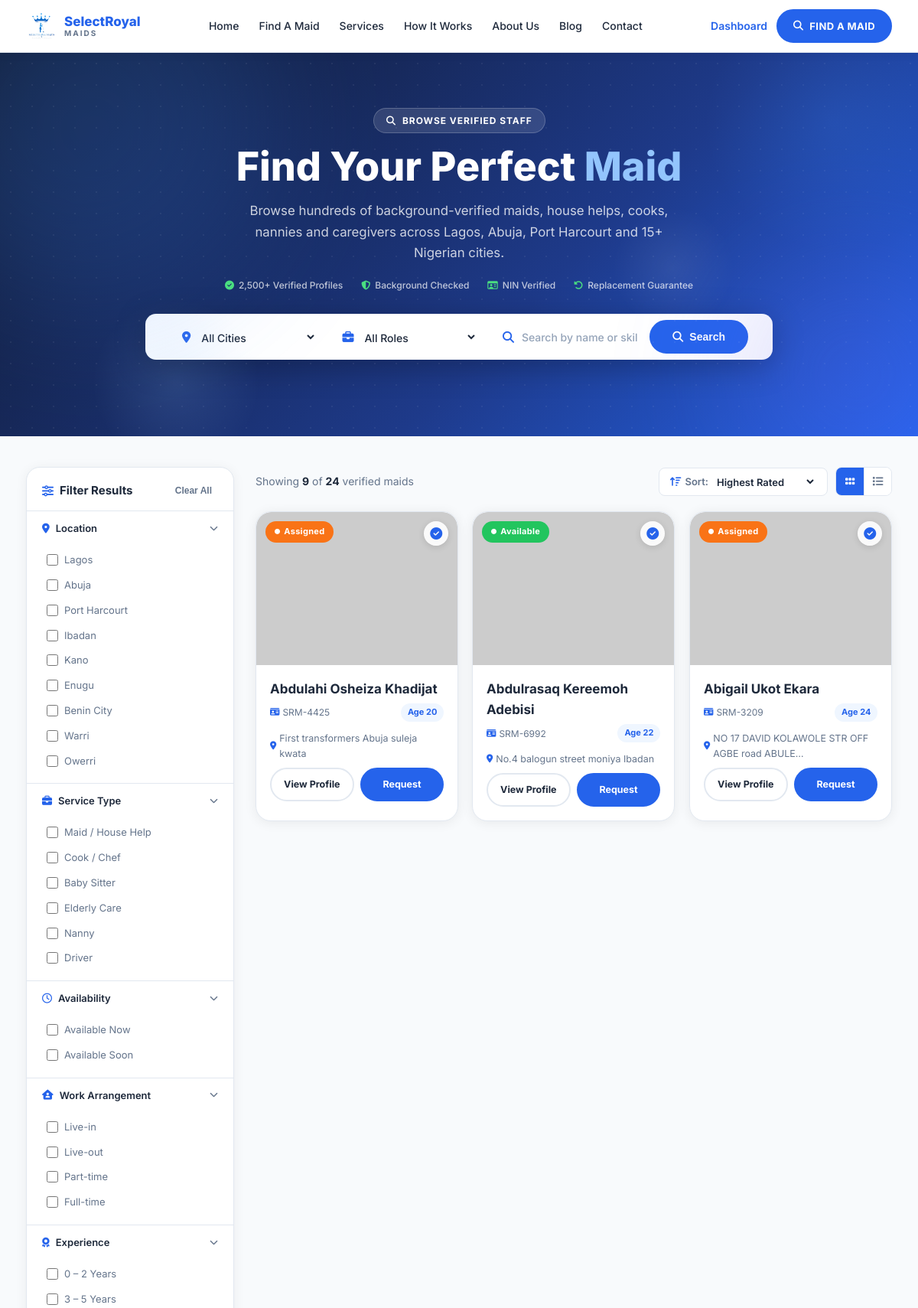
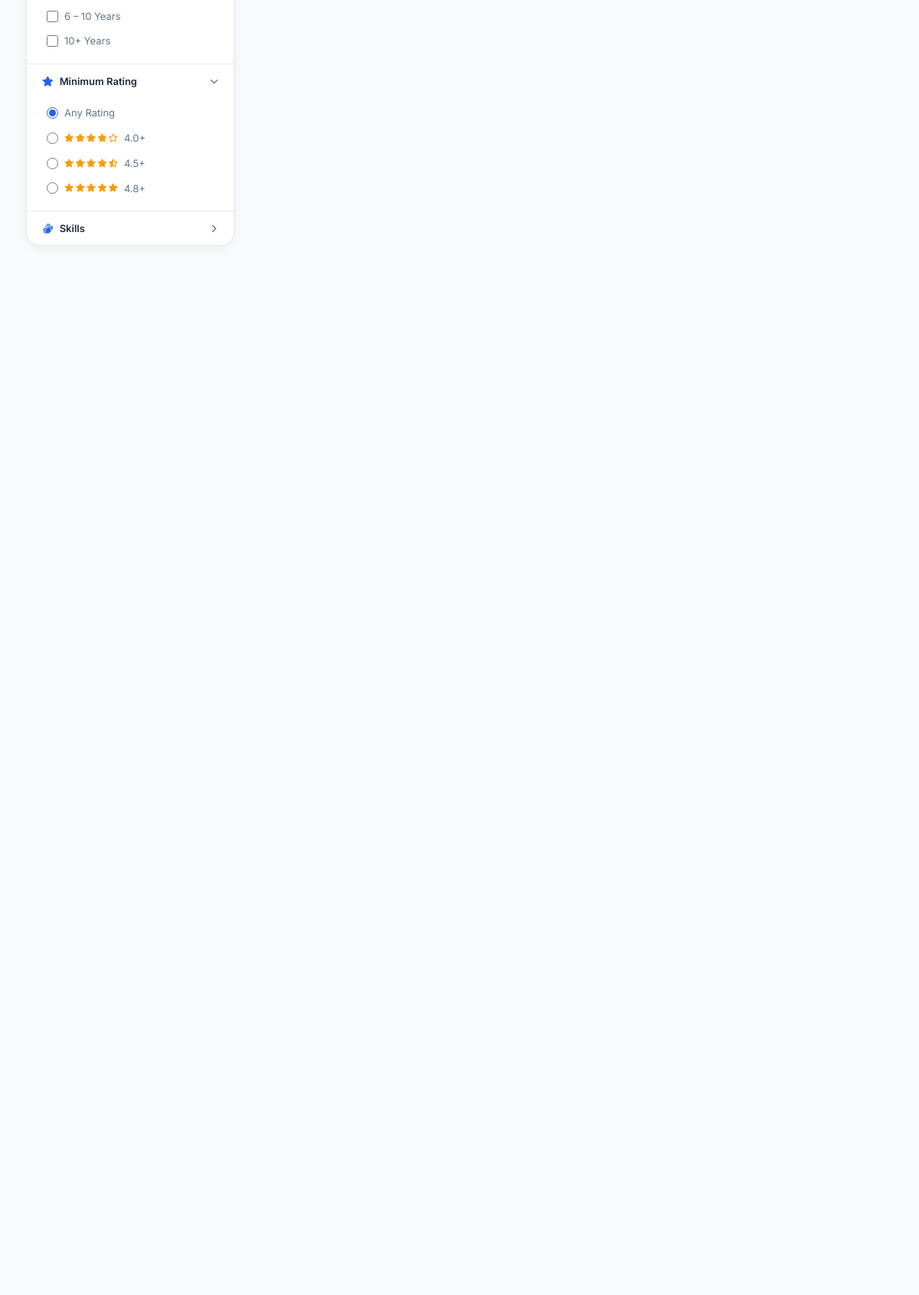
Page /Maids/ (signed in, upper part) on the committed database (2 pictures, top to bottom).
### MaidApp/models.py (models this page shows, shortened)
class MaidProfile(models.Model):
    ASSIGN_STATUS = [
        ('assigned',   'Assigned'),
        ('unassigned', 'Available'),
    ]
    legacy_id      = models.IntegerField(unique=True, help_text='Original DB id')
    reg_number     = models.CharField(max_length=20, help_text='e.g. SRM-1658')
    slug           = models.SlugField(max_length=255, unique=True)
    full_name      = models.CharField(max_length=200)
    address        = models.TextField(blank=True)
    age            = models.CharField(max_length=10, blank=True)
    phone          = models.CharField(max_length=60, blank=True)
    email          = models.EmailField(blank=True)
    description    = models.TextField(blank=True)
    photo_filename = models.CharField(max_length=300, blank=True,
                                      help_text='Filename as stored on old server')
    assign_status  = models.CharField(max_length=20, choices=ASSIGN_STATUS,
                                      default='unassigned')
    is_featured    = models.BooleanField(default=False)
    is_active      = models.BooleanField(default=True)
    created_at     = models.DateTimeField(auto_now_add=True)
    class Meta:
        ordering = ['full_name']
    def photo_url(self):
        if not self.photo_filename:
            return ''
        name = self.photo_filename
        if name.startswith('maids/'):
            name = name[len('maids/'):]
        return f'https://selectroyalmaids.com.ng/maids_photos/{name}'
    @property
    def is_available(self):
        return self.assign_status == 'unassigned'

### MaidApp/views.py (the view)
# urls.py: path('Maids/', views.find_a_maid, name='find-a-maid'),
def find_a_maid(request):
    qs = MaidProfile.objects.filter(is_active=True).order_by('full_name')
    query = request.GET.get('q', '').strip()
    if query:
        qs = qs.filter(full_name__icontains=query)
    availability = request.GET.get('avail', '')
    if availability == 'available':
        qs = qs.filter(assign_status='unassigned')
    elif availability == 'assigned':
        qs = qs.filter(assign_status='assigned')
    city = request.GET.get('city', '').strip()
    if city:
        qs = qs.filter(address__icontains=city)
    paginator = Paginator(qs, 24)
    page_obj  = paginator.get_page(request.GET.get('page', 1))
    return render(request, 'selectroyal/find-a-maid.html', {
        'page_obj':     page_obj,
        'total':        qs.count(),
        'query':        query,
        'city':         city,
        'availability': availability,
    })

### Templates/selectroyal/find-a-maid.html (shortened to what this page needs)
{% extends 'selectroyal/base.html' %}
{% load static %}
{% block extra_css %}
<link rel="stylesheet" href="{% static 'css/find-a-maid.css' %}" />
{% endblock %}
{% block content %}
  <section class="page-hero fam-hero">
    <div class="page-hero-bg"></div>
    <div class="container page-hero-inner">
      <div class="page-hero-pill"><i class="fa-solid fa-magnifying-glass"></i> BROWSE VERIFIED STAFF</div>
      <h1 class="page-hero-title">Find Your Perfect <span class="accent-light">Maid</span></h1>
      <p class="page-hero-sub">Browse hundreds of background-verified maids, house helps, cooks, nannies and caregivers across Lagos, Abuja, Port Harcourt and 15+ Nigerian cities.</p>
      <div class="fam-hero-trust">
        <span><i class="fa-solid fa-circle-check"></i> 2,500+ Verified Profiles</span>
        <span><i class="fa-solid fa-shield-halved"></i> Background Checked</span>
        <span><i class="fa-regular fa-id-card"></i> NIN Verified</span>
        <span><i class="fa-solid fa-rotate-left"></i> Replacement Guarantee</span>
      </div>
    </div>
    <div class="fam-hero-search">
      <div class="container">
        <div class="fam-hs-field">
          <i class="fa-solid fa-location-dot"></i>
          <select id="heroCity" aria-label="Select city">
            <option value="">All Cities</option>
          </select>
        </div>
        <div class="fam-hs-field">
          <i class="fa-solid fa-briefcase"></i>
          <select id="heroRole" aria-label="Select role">
            <option value="">All Roles</option>
          </select>
        </div>
        <div class="fam-hs-field">
          <i class="fa-solid fa-magnifying-glass"></i>
          <input type="text" id="heroSearch" placeholder="Search by name or skill…" aria-label="Search by name or skill" />
        </div>
        <button class="btn btn-primary fam-hs-btn" id="heroSearchBtn">
          <i class="fa-solid fa-magnifying-glass"></i> Search
        </button>
      </div>
    </div>
  </section>
  <section class="fam-main-section">
    <div class="container fam-layout">
      <aside class="fam-sidebar" id="filterSidebar" aria-label="Filter results">
        <div class="fam-sidebar-header">
          <h2><i class="fa-solid fa-sliders"></i> Filter Results</h2>
          <button class="fam-clear-btn" id="clearAllFilters" aria-label="Clear all filters">Clear All</button>
        </div>
        <div class="fam-filter-group">
          <button class="fam-filter-group-toggle" aria-expanded="true" aria-controls="fg-location">
            <span><i class="fa-solid fa-location-dot"></i> Location</span>
            <i class="fa-solid fa-chevron-down fam-chevron"></i>
          </button>
          <div class="fam-filter-group-body" id="fg-location">
            <div class="fam-checkbox-list">
              <label class="fam-checkbox"><input type="checkbox" name="city" value="Lagos" /> Lagos</label>
              <label class="fam-checkbox"><input type="checkbox" name="city" value="Abuja" /> Abuja</label>
              <label class="fam-checkbox"><input type="checkbox" name="city" value="Port Harcourt" /> Port Harcourt</label>
              <label class="fam-checkbox"><input type="checkbox" name="city" value="Ibadan" /> Ibadan</label>
              <label class="fam-checkbox"><input type="checkbox" name="city" value="Kano" /> Kano</label>
              <label class="fam-checkbox"><input type="checkbox" name="city" value="Enugu" /> Enugu</label>
              <label class="fam-checkbox"><input type="checkbox" name="city" value="Benin City" /> Benin City</label>
              <label class="fam-checkbox"><input type="checkbox" name="city" value="Warri" /> Warri</label>
              <label class="fam-checkbox"><input type="checkbox" name="city" value="Owerri" /> Owerri</label>
            </div>
          </div>
        </div>
        <div class="fam-filter-group">
          <button class="fam-filter-group-toggle" aria-expanded="true" aria-controls="fg-service">
            <span><i class="fa-solid fa-briefcase"></i> Service Type</span>
            <i class="fa-solid fa-chevron-down fam-chevron"></i>
          </button>
          <div class="fam-filter-group-body" id="fg-service">
            <div class="fam-checkbox-list">
              <label class="fam-checkbox"><input type="checkbox" name="role" value="Maid / House Help" /> Maid / House Help</label>
              <label class="fam-checkbox"><input type="checkbox" name="role" value="Cook / Chef" /> Cook / Chef</label>
              <label class="fam-checkbox"><input type="checkbox" name="role" value="Baby Sitter" /> Baby Sitter</label>
              <label class="fam-checkbox"><input type="checkbox" name="role" value="Elderly Care" /> Elderly Care</label>
              <label class="fam-checkbox"><input type="checkbox" name="role" value="Nanny" /> Nanny</label>
              <label class="fam-checkbox"><input type="checkbox" name="role" value="Driver" /> Driver</label>
            </div>
          </div>
        </div>
        <div class="fam-filter-group">
          <button class="fam-filter-group-toggle" aria-expanded="true" aria-controls="fg-avail">
            <span><i class="fa-regular fa-clock"></i> Availability</span>
            <i class="fa-solid fa-chevron-down fam-chevron"></i>
          </button>
          <div class="fam-filter-group-body" id="fg-avail">
            <div class="fam-checkbox-list">
              <label class="fam-checkbox"><input type="checkbox" name="availability" value="available-now" /> Available Now</label>
              <label class="fam-checkbox"><input type="checkbox" name="availability" value="available-soon" /> Available Soon</label>
            </div>
          </div>
        </div>
        <div class="fam-filter-group">
          <button class="fam-filter-group-toggle" aria-expanded="true" aria-controls="fg-work">
            <span><i class="fa-solid fa-house-user"></i> Work Arrangement</span>
            <i class="fa-solid fa-chevron-down fam-chevron"></i>
          </button>
          <div class="fam-filter-group-body" id="fg-work">
            <div class="fam-checkbox-list">
              <label class="fam-checkbox"><input type="checkbox" name="workType" value="Live-in" /> Live-in</label>
              <label class="fam-checkbox"><input type="checkbox" name="workType" value="Live-out" /> Live-out</label>
              <label class="fam-checkbox"><input type="checkbox" name="workType" value="Part-time" /> Part-time</label>
              <label class="fam-checkbox"><input type="checkbox" name="workType" value="Full-time" /> Full-time</label>
            </div>
          </div>
        </div>
        <div class="fam-filter-group">
          <button class="fam-filter-group-toggle" aria-expanded="true" aria-controls="fg-exp">
            <span><i class="fa-solid fa-award"></i> Experience</span>
            <i class="fa-solid fa-chevron-down fam-chevron"></i>
          </button>
          <div class="fam-filter-group-body" id="fg-exp">
            <div class="fam-checkbox-list">
              <label class="fam-checkbox"><input type="checkbox" name="experience" value="0-2" /> 0 – 2 Years</label>
              <label class="fam-checkbox"><input type="checkbox" name="experience" value="3-5" /> 3 – 5 Years</label>
              <label class="fam-checkbox"><input type="checkbox" name="experience" value="6-10" /> 6 – 10 Years</label>
              <label class="fam-checkbox"><input type="checkbox" name="experience" value="10+" /> 10+ Years</label>
            </div>
          </div>
        </div>
        <div class="fam-filter-group">
          <button class="fam-filter-group-toggle" aria-expanded="true" aria-controls="fg-rating">
            <span><i class="fa-solid fa-star"></i> Minimum Rating</span>
            <i class="fa-solid fa-chevron-down fam-chevron"></i>
          </button>
          <div class="fam-filter-group-body" id="fg-rating">
            <div class="fam-radio-list">
              <label class="fam-radio"><input type="radio" name="minRating" value="0" checked /> Any Rating</label>
              <label class="fam-radio"><input type="radio" name="minRating" value="4" />
                <span class="fam-star-row"><i class="fa-solid fa-star"></i><i class="fa-solid fa-star"></i><i class="fa-solid fa-star"></i><i class="fa-solid fa-star"></i><i class="fa-regular fa-star"></i></span> 4.0+
              </label>
              <label class="fam-radio"><input type="radio" name="minRating" value="4.5" />
                <span class="fam-star-row"><i class="fa-solid fa-star"></i><i class="fa-solid fa-star"></i><i class="fa-solid fa-star"></i><i class="fa-solid fa-star"></i><i class="fa-solid fa-star-half-stroke"></i></span> 4.5+
              </label>
              <label class="fam-radio"><input type="radio" name="minRating" value="4.8" />
                <span class="fam-star-row"><i class="fa-solid fa-star"></i><i class="fa-solid fa-star"></i><i class="fa-solid fa-star"></i><i class="fa-solid fa-star"></i><i class="fa-solid fa-star"></i></span> 4.8+
              </label>
            </div>
          </div>
        </div>
        <div class="fam-filter-group">
          <button class="fam-filter-group-toggle" aria-expanded="false" aria-controls="fg-skills">
            <span><i class="fa-solid fa-hands"></i> Skills</span>
            <i class="fa-solid fa-chevron-down fam-chevron"></i>
          </button>
        </div>
      </aside>
      <div class="fam-listings">
        <div class="fam-listings-topbar" data-reveal="up">
          <p class="fam-results-count" id="resultsCount">
          </p>
          <div class="fam-topbar-right">
            <div class="fam-sort-wrap">
              <label for="sortSelect" class="fam-sort-label"><i class="fa-solid fa-arrow-up-wide-short"></i> Sort:</label>
              <select id="sortSelect" class="fam-sort-select" aria-label="Sort results">
                <option value="rating">Highest Rated</option>
              </select>
            </div>
            <div class="fam-view-toggle" role="group" aria-label="View mode">
              <button class="fam-view-btn active" id="viewGrid" aria-label="Grid view" title="Grid view">
                <i class="fa-solid fa-grip"></i>
              </button>
              <button class="fam-view-btn" id="viewList" aria-label="List view" title="List view">
                <i class="fa-solid fa-list"></i>
              </button>
            </div>
          </div>
        </div>
        <div class="fam-grid" id="maidGrid" role="list" data-stagger="80">
          {% for maid in page_obj %}
          <article class="maid-card fam-card" role="listitem">
            <div class="maid-photo-wrap">
              {% if maid.photo_url %}
                <img src="{{ maid.photo_url }}"
                     alt="{{ maid.full_name }}"
                     loading="lazy"
                     onerror="this.onerror=null;this.src='https://ui-avatars.com/api/?name={{ maid.full_name|urlencode }}&background=1e3a8a&color=fff&size=400';" />
              {% else %}
                <div style="width:100%;height:220px;background:linear-gradient(135deg,#1e3a8a,#2563eb);display:flex;align-items:center;justify-content:center;font-size:3rem;color:rgba(255,255,255,.5);">
                  <i class="fa-solid fa-user"></i>
                </div>
              {% endif %}
              {% if maid.is_available %}
                <span class="mc-avail mc-avail--green"><i class="fa-solid fa-circle"></i> Available</span>
              {% else %}
                <span class="mc-avail mc-avail--orange"><i class="fa-solid fa-circle"></i> Assigned</span>
              {% endif %}
              <span class="mc-verified" aria-label="Verified"><i class="fa-solid fa-circle-check"></i></span>
            </div>
            <div class="maid-body">
              <h3 class="mc-name">{{ maid.full_name }}</h3>
              <div class="mc-meta-row">
                <span class="mc-location"><i class="fa-solid fa-id-card"></i> {{ maid.reg_number }}</span>
                {% if maid.age %}<span class="mc-years">Age {{ maid.age }}</span>{% endif %}
              </div>
              <div class="mc-meta-row" style="margin-top:4px;">
                <span class="mc-location" style="font-size:.78rem;color:#64748b;">
                  <i class="fa-solid fa-location-dot"></i> {{ maid.address|truncatechars:45 }}
                </span>
              </div>
              <div class="mc-actions">
                <a href="{% url 'MaidApp:view-profile' %}?slug={{ maid.slug }}" class="mc-btn mc-btn--ghost">View Profile</a>
                <a href="{% url 'MaidApp:request-maid' %}" class="mc-btn mc-btn--primary">Request</a>
              </div>
            </div>
          </article>
          {% endfor %}
        </div>
      </div>
    </div>
  </section>
{% endblock %}

### rows in the picture
MaidProfile: assign_status "Assigned", full_name "Abdulahi Osheiza Khadijat", reg_number "SRM-4425", age "20", address "First transformers Abuja suleja kwata"
MaidProfile: assign_status "Available", full_name "Abdulrasaq Kereemoh Adebisi", reg_number "SRM-6992", age "22", address "No.4 balogun street moniya Ibadan"
MaidProfile: assign_status "Assigned", full_name "Abigail Ukot Ekara", reg_number "SRM-3209", age "24", address "NO 17 DAVID KOLAWOLE STR OFF AGBE road ABULE…"
